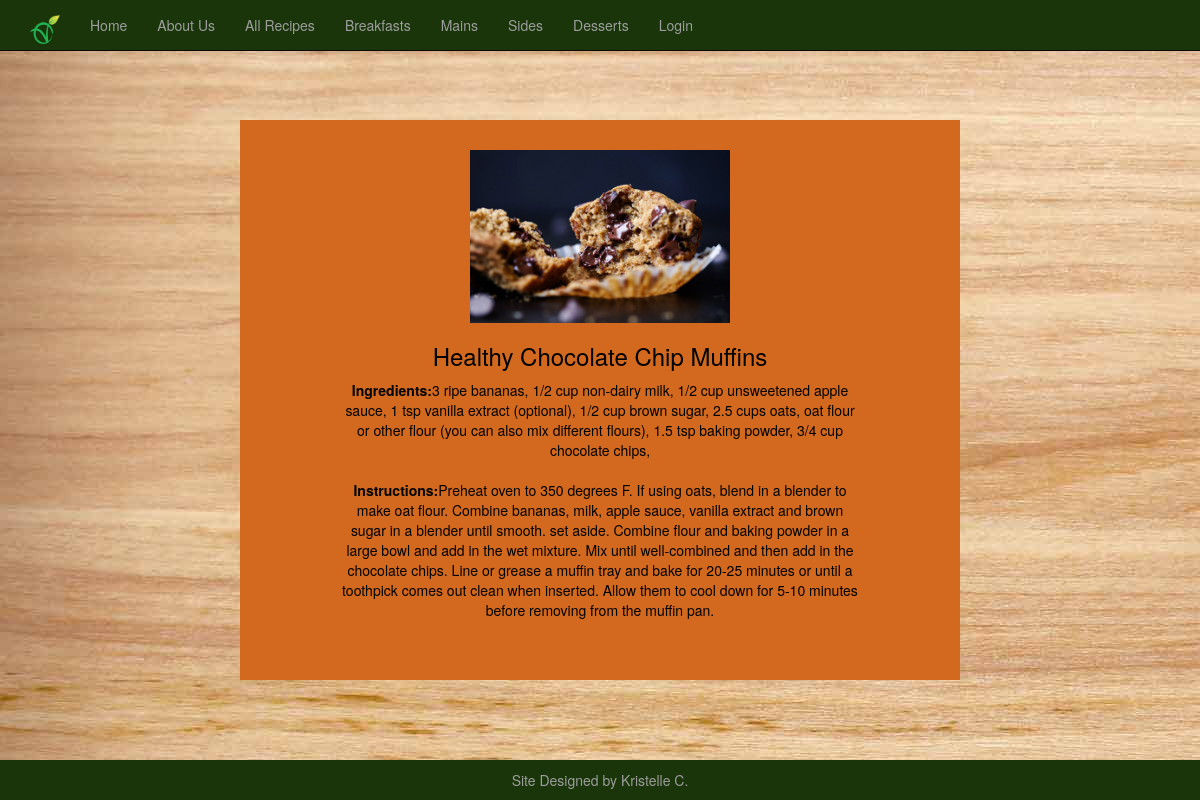
Page /desserts/muffins on the committed database.
### tables this page shows
CREATE TABLE veganfood(title text NOT NULL, ingredients text NOT NULL, instructions text NOT NULL);

### index.py (the view)
@app.route('/')
@app.route('/desserts')
@app.route('/desserts/muffins')
def muffins():
 g.db = connect_db()
 cur = g.db.execute("select * from veganfood where title='Healthy Chocolate Chip Muffins'")
 veganfood = [dict(title=row[0], ingredients=row[1], instructions=row[2]) for row in cur.fetchall()]
 g.db.close()
 return render_template('muffins.html', veganfood=veganfood), 200

### index.py (called while the page is built)
def connect_db():
 return sqlite3.connect(app.database)

### templates/muffins.html (shortened to what this page needs)
{% extends "base.html" %}
{%block content%}
<body background="{{ url_for('static', filename='img/board.jpg') }}">
<div class="row">
  <div class="column" style="background-color:chocolate; color:black;">
	<img src="{{ url_for('static', filename='img/muffins.jpg') }}"/>
    <p> {% for veganfood in veganfood %}
			<h3>{{ veganfood.title }} <br></h3>
			 <strong>Ingredients:</strong>{{ veganfood.ingredients }}<br><br>
			 <strong>Instructions:</strong>{{ veganfood.instructions }}<br>
	    {% endfor %}</p>
  </div>
</div>
<footer>Site Designed by Kristelle C.</footer>
 {% endblock %}

### templates/base.html (style rules this page uses)
.row { margin-right: -15px; margin-left: -15px; margin: 10% 20%; }
.column { width: 100%; padding: 30px 100px 50px; text-align: center; }
.column img { width: 50%; height: auto; }
* { box-sizing: border-box; }

### templates/muffins.html (style rules this page uses)
footer { clear: both; text-align: center; font-size:14px; position:fixed; right: 0; left: 0; padding: 1rem; background-color:#193509; margin-top:20px; bottom:0; color:#9d9d9d; width:100%; }

### rows in the picture
veganfood: title "Healthy Chocolate Chip Muffins", ingredients "3 ripe bananas, 1/2 cup non-dairy milk, 1/2 cup unsweetened apple sauce, 1 tsp vanilla extract (optional), 1/2 cup brown sugar, 2.5 cups oats, oat flour or other flour (you can also mix different flours), 1.5 tsp baking powder, 3/4 cup chocolate chips,", instructions "Preheat oven to 350 degrees F. If using oats, blend in a blender to make oat flour. Combine bananas, milk, apple sauce, vanilla extract and brown sugar in a blender until smooth. set aside. Combine flour and baking powder in a large bowl and add in the wet mixture. Mix until well-combined and then add in the chocolate chips. Line or grease a muffin tray and bake for 20-25 minutes or until a toothpick comes out clean when inserted. Allow them to cool down for 5-10 minutes before removing from the muffin pan."
